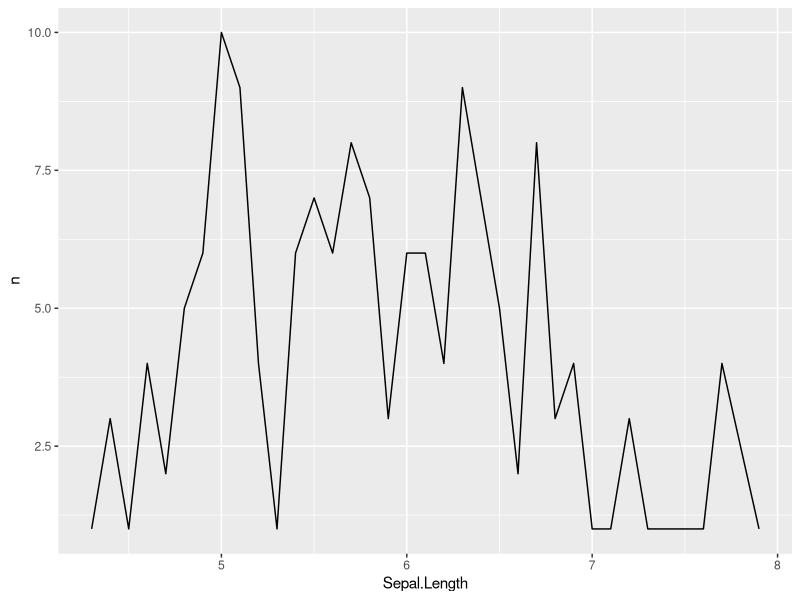
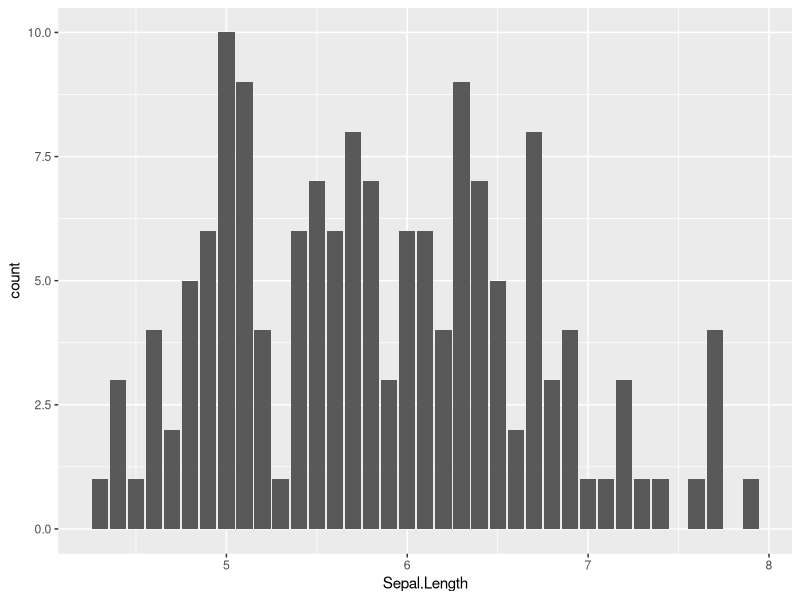
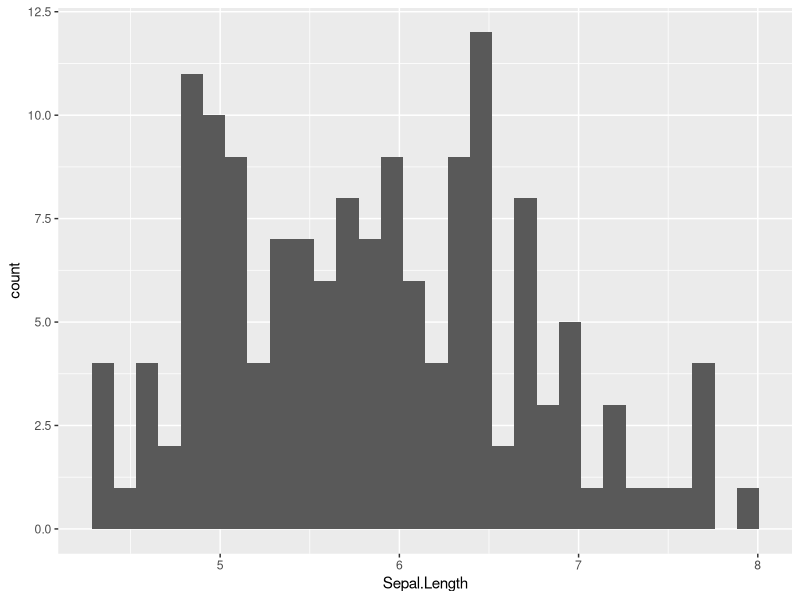
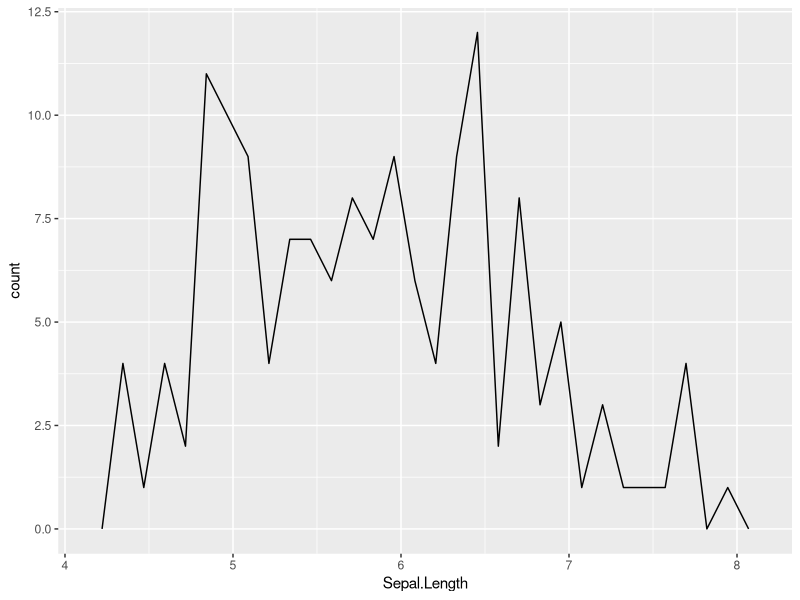
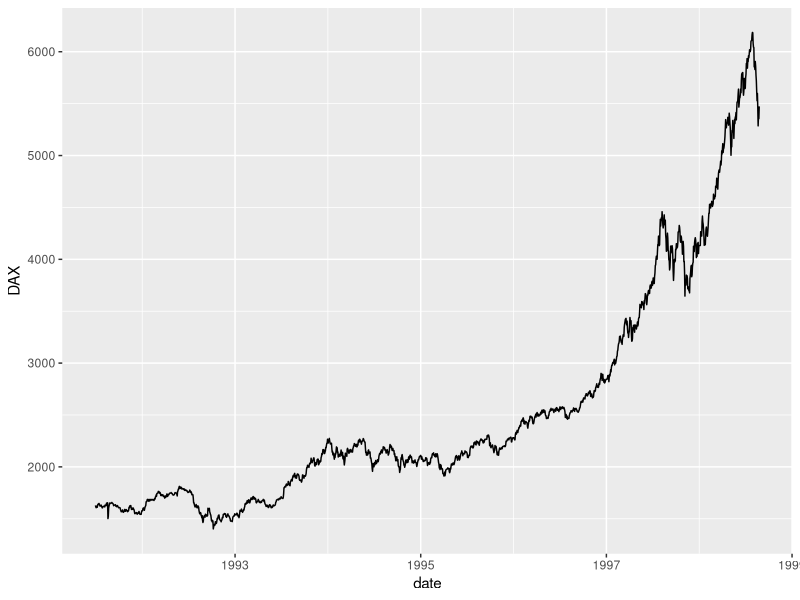
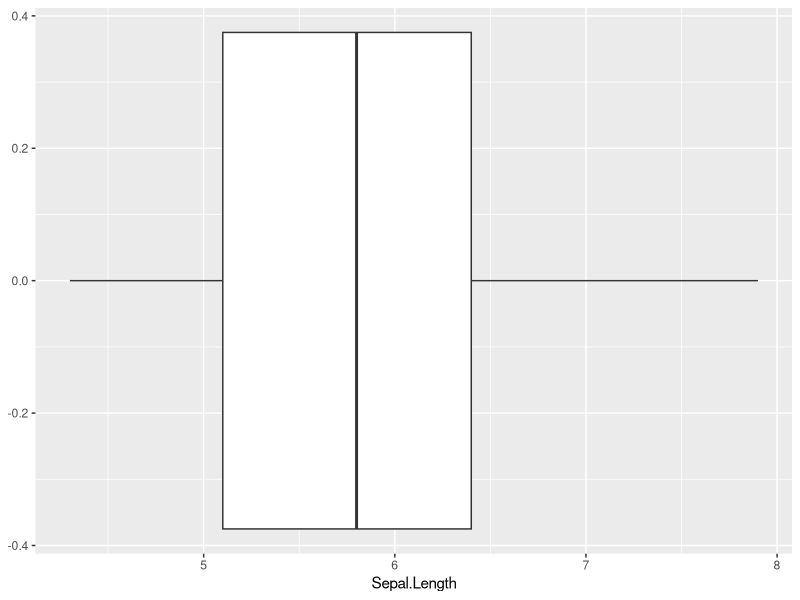

Reproduce these figures in R, in order.
## ---- chunk 1
#| echo: false
#| message: false
#| warning: false
pkg_chk <- function(pkg) {
  if(!require(pkg, character.only = TRUE, quietly = TRUE)) install.packages(pkg, quiet = TRUE)
  
  library(pkg, character.only = TRUE)
}

pkg_chk("ggplot2")
pkg_chk("tidyverse")
## ---- chunk 2
stem(iris$Sepal.Length)
## ---- chunk 3
# The iris data doesn't lend itself well to line plots, a summary looks nicer
iris_summary <- iris %>% group_by(Sepal.Length) %>%
  summarize(n = n())
ggplot(data = iris_summary, aes(x = Sepal.Length, y = n)) + 
  geom_line()
## ---- chunk 4
ggplot(data = iris, aes(x = Sepal.Length)) + 
  geom_bar()
## ---- chunk 5
ggplot(data = iris, aes(x = Sepal.Length)) + 
  geom_histogram()
## ---- chunk 6
ggplot(data = iris, aes(x = Sepal.Length)) + 
  geom_freqpoly()
## ---- chunk 7
EuStockMarkets2 <- as.data.frame(EuStockMarkets) %>%
  add_column("date" = as.numeric(time(EuStockMarkets)))

ggplot(data = EuStockMarkets2, aes(x = date, y = DAX)) + 
  geom_line()
## ---- chunk 8
# Will show first, second, and third quartiles along with min, max, and mean
summary(iris$Sepal.Length)
## ---- chunk 9
# To find any quantile, change probs (as a decimal)
prob <- .25
quantile(iris$Sepal.Length, probs = prob)
## ---- chunk 10
IQR(iris$Sepal.Length)
## ---- chunk 11
ggplot(data = iris, aes(x = Sepal.Length)) + 
  geom_boxplot()
